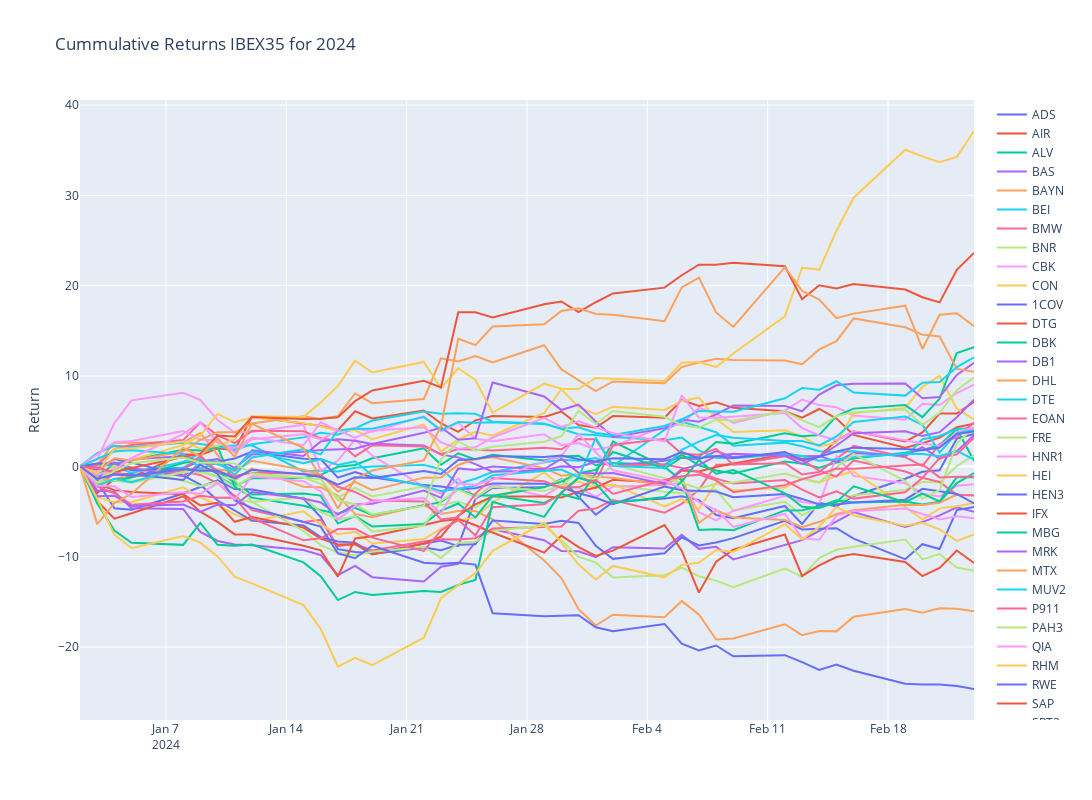

The notebook cell this image was saved under:
### Code cell
# Plotly
fig = make_subplots()

# Graph (1,1)
# Loop all stock files and get cummulative return for year
for stock in tqdm(dax40_list):
    f = os.path.join("../input", stock)
    df = pd.read_csv(f+".csv",index_col="Date",parse_dates=True)
    df['Cummulative_Return'] = cumulative_return(df["Adj Close"].loc[year])
    fig.add_trace(go.Scatter(x=df['Cummulative_Return'].loc[year].index,y=df['Cummulative_Return'].loc[year],mode="lines",name=stock.split('.')[0]),row=1,col=1)

# Update xaxis properties
fig.update_yaxes(title_text="Return", row=1, col=1)

fig.update_layout(height=800, width=1300,showlegend=True,title=f"Cummulative Returns IBEX35 for {year}")

fig.show()
